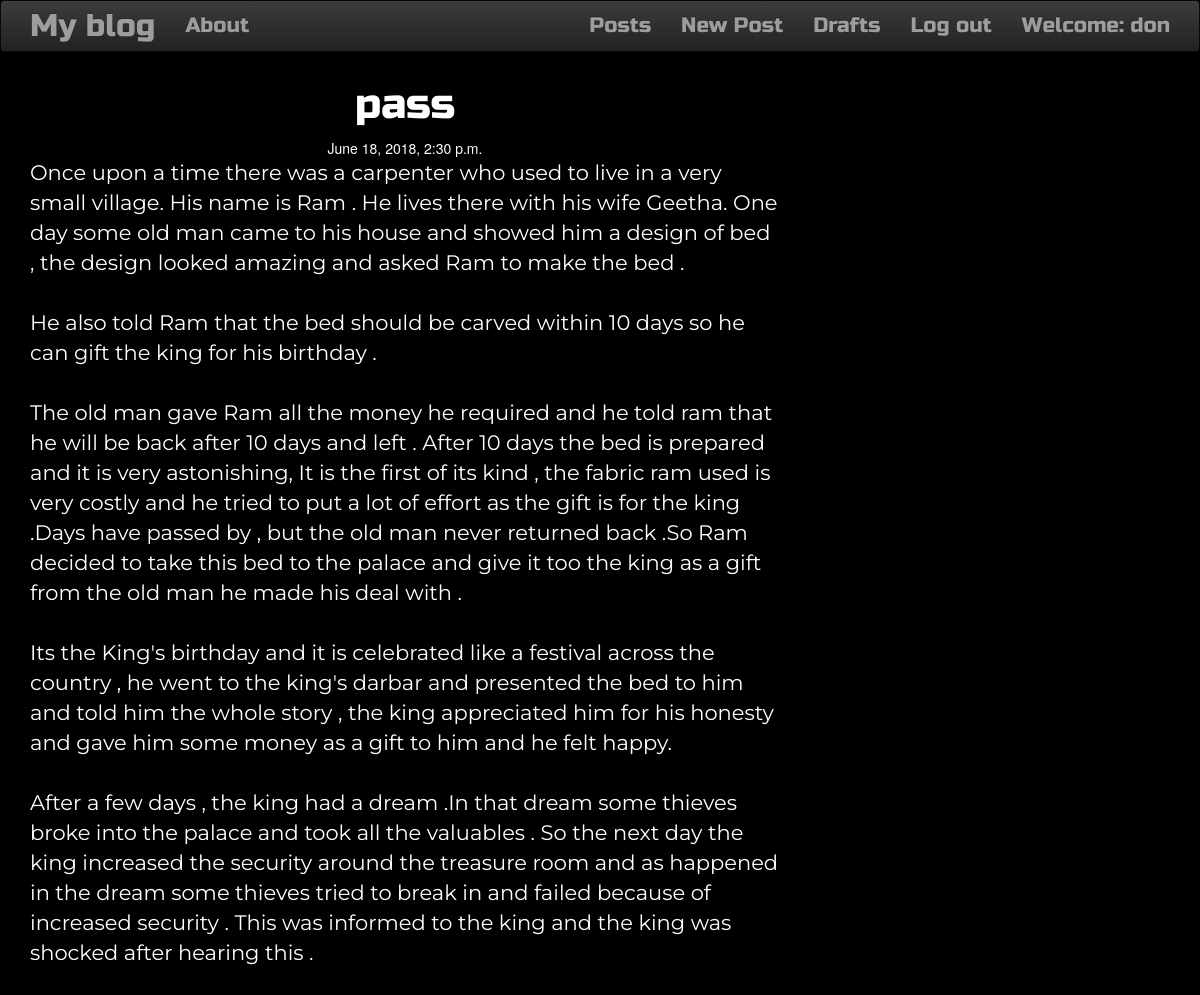
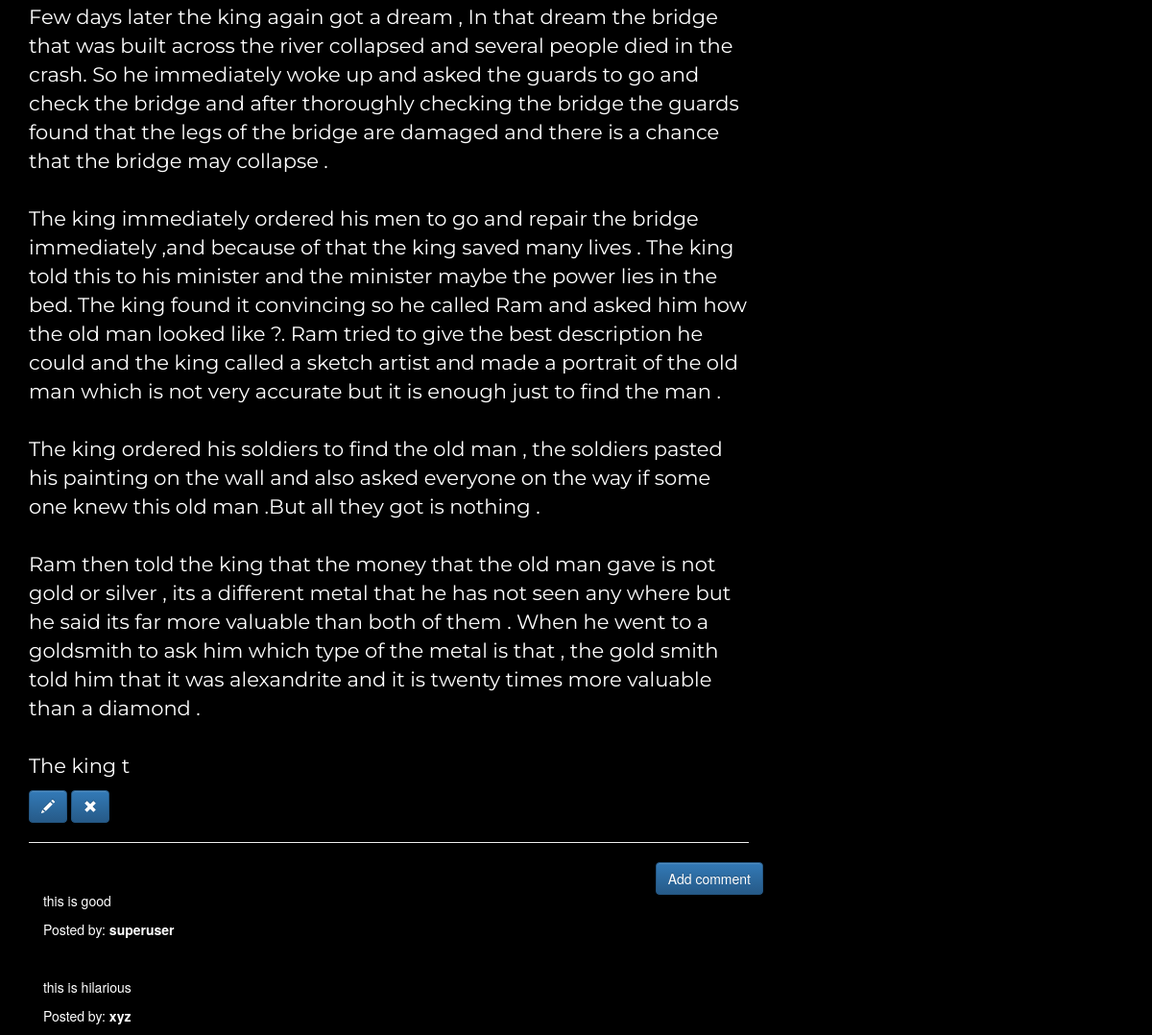
Screenshot of /post/3 (signed in) with the database file from the repository (2 pictures, top to bottom).
### web/models.py (models this page shows, shortened)
class Post(models.Model):
    author = models.ForeignKey('auth.User', on_delete=models.CASCADE)
    title = models.CharField(max_length=1000)
    content = models.TextField()
    created_date = models.DateTimeField(default=timezone.now)
    published_date = models.DateTimeField(blank=True, null=True)

class Comment(models.Model):
    post = models.ForeignKey('web.Post', related_name='comments', on_delete=models.CASCADE)
    author = models.CharField(max_length=255)
    content = models.TextField()
    created_date = models.DateTimeField(default=timezone.now)
    approved_comment = models.BooleanField(default=False)

### web/views.py (the view)
# urls.py: url(r'^post/(?P<pk>\d+)$', views.PostDetailView.as_view(), name='post_detail'),
class PostDetailView(DetailView):
    model = Post

### web/templates/web/post_detail.html
{% extends 'web/base.html' %}
{% block content %}
        <h1 class='posttitle loader'>{{ post.title }}</h1>
        {% if post.published_date %}
            <div class="date postdate">
                {{ post.published_date }}
            </div>
        {% else %}
            <a class="btn btn-default" href="{% url 'post_publish' pk=post.pk %}">Publish</a>
        {% endif %}
      <p class='postcontent' >{{ post.content|safe|linebreaksbr }}</p>
      {% if user.is_authenticated %}
          <a class="btn btn-primary" href="{% url 'post_edit' pk=post.pk %}"><span class="glyphicon glyphicon-pencil"></span></a>
          <a class="btn btn-primary" href="{% url 'post_remove' pk=post.pk %}"><span class="glyphicon glyphicon-remove"></span></a>
      {% endif %}
  <hr>
  <a class="btn btn-primary btn-comment" href="{% url 'add_comment_to_post' pk=post.pk %}">Add comment</a>
  <div class="container">
  {% for comment in post.comments.all %}
  <br>
          <p>{{ comment.content|safe|linebreaks }}</p>
          <p>Posted by: <strong>{{ comment.author }}</strong></p>
  {% endfor  %}
</div>
{% endblock %}

### web/templates/web/base.html (shortened to what this page needs)
<!DOCTYPE html>
{% load staticfiles %}
<html>
    <head>
        <link rel="stylesheet" href="https://maxcdn.bootstrapcdn.com/bootstrap/3.3.7/css/bootstrap.min.css">
        <link rel="stylesheet" href="https://maxcdn.bootstrapcdn.com/bootstrap/3.3.7/css/bootstrap-theme.min.css">
        <link rel="stylesheet" href="//cdn.jsdelivr.net/medium-editor/latest/css/medium-editor.min.css" type="text/css" media="screen" charset="utf-8">
        <link rel="stylesheet" href="{% static 'css/web.css' %}">
<body class='loader'>
  <nav class="navbar navbar-inverse techfont custom-navbar">
    <div class="container">
      <ul class="nav navbar-nav">
        <li><a class='navbar-brand bigbrand' href="{% url 'index' %}">My blog</a></li>
        <li><a href="{% url 'about'%}">About</a></li>
      </ul>
      <ul class="nav navbar-nav navbar-right">
        {% if user.is_authenticated %}
        <li>
          <a href="{% url 'post_list' %}">Posts</a>
        </li>
        <li>
          <a href="{% url 'post_new' %}" >New Post</a>
        </li>
        <li>
          <a href="{% url 'post_draft_list' %}">Drafts</a>
        </li>
        <li>
          <a href="{% url 'accounts:logout' %}" >Log out</a>
        </li>
        <li>
          <a >Welcome: {{ user.username }}</a>
        </li>
          {% else %}
          <li><a class='nav navbar-right' href="{% url 'login' %}" ><span class="glyphicon glyphicon-user"></span>Login</a></li>
        {% endif %}
      </ul>
  </div>
</nav>
        <div class="content container">
            <div class="row">
                <div class="col-md-8">
                  <div class="blog_posts">
                    {% block content %}
                    {% endblock %}
                  </div>
                </div>
            </div>
        </div>
</body>
</html>

### web/static/css/web.css (style rules this page uses)
.techfont { font-family: 'Russo One', sans-serif; font-size: 1.5em; margin-bottom: 10px; }
.postdate { text-align: center; }
.posttitle { font-family: 'Russo One', sans-serif; font-size: 3em; text-align: center; }
.postcontent { font-family: 'Montserrat'; font-size: 1.5em; }
.btn-comment { position: absolute; right: 0px; }
.bigbrand { font-size: 1.5em; }
body { background-color: black; color:white; }

### rows the page displays
Post: title "pass", published_date "June 18, 2018, 2:30 p.m.", content "Once upon a time there was a carpenter who used to live in a very small village. His name is Ram . He lives there with his wife Geetha. One day some old man came to his house and showed him a design of bed , the design looked amazing and asked Ram to make the bed . He also told Ram that the bed should be carved within 10 days so he can gift the king for his birthday . The old man gave Ram all the money he required and he told ram that he will be back after 10 days and left . After 10 days the bed is prepared and it is very astonishing, It is the first of its kind , the fabric ram used is very costly and he tried to put a lot of effort as the gift is for the king .Days have passed by , but…"
Comment: content "this is good", author "superuser"
Comment: content "this is hilarious", author "xyz"

### other values shown
{{ user.username }} "don"
